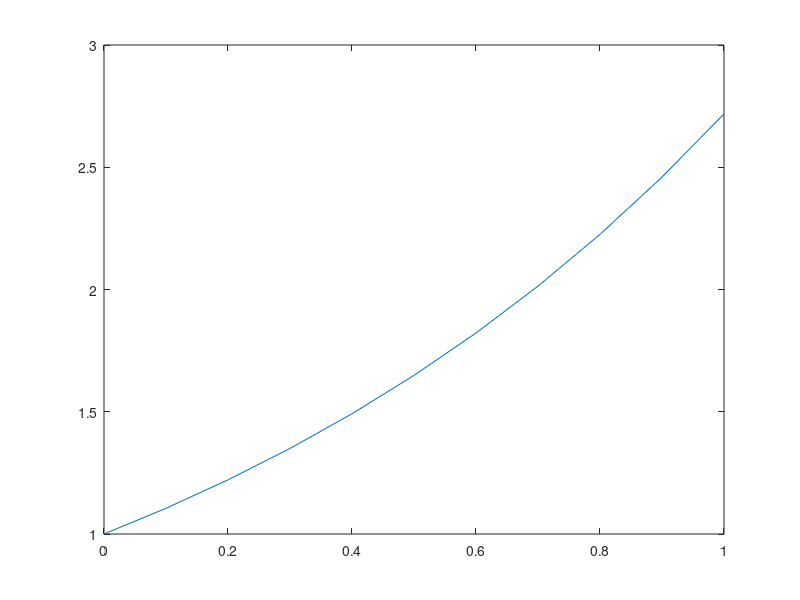

Recreate this plot in MATLAB.

x = 0:.1:1;
A = exp(x);
x1=180;
y1=180;
x2=400;
y2=500;

figure('OuterPosition',...
    [x1 y1 x2 y2]);
plot(x,A);
print('outfile','-dpng');

